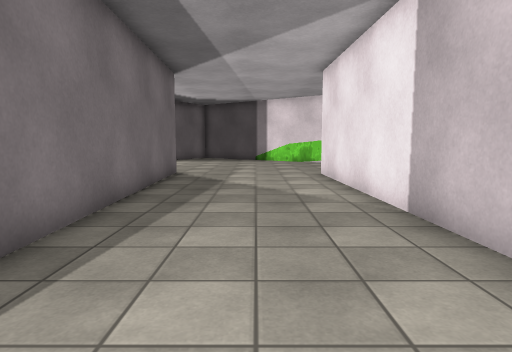
View 1 (above)

17 first-person views from a walk through a Unity game level. The camera is 1.3 m above the floor, tilts 6° down and sees 75° across. Doors are open. The floor is counted in squares, 1 m on a side. Each view is taken from the middle of a square. On the plan, view 1 faces up. The plan holds only what a view shows up to about 14 squares ahead; the rest is blank. The place goes on beyond the plan. Some animated figures are not drawn. Surface patterns are stand-ins for the level's own textures.

View 2
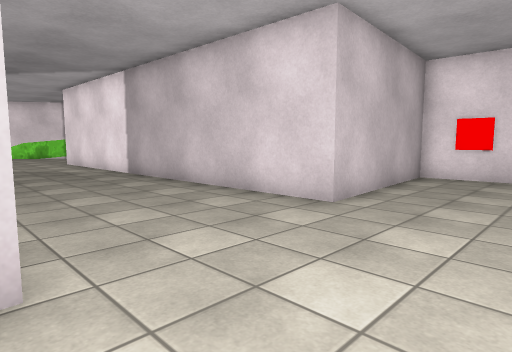

View 3
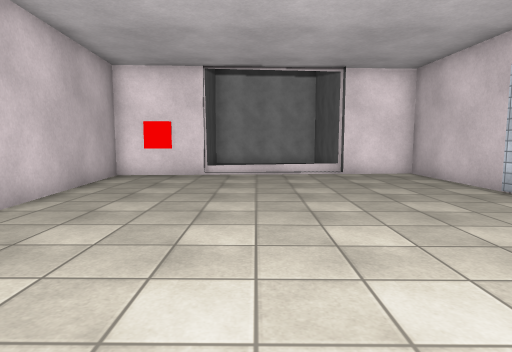

View 4
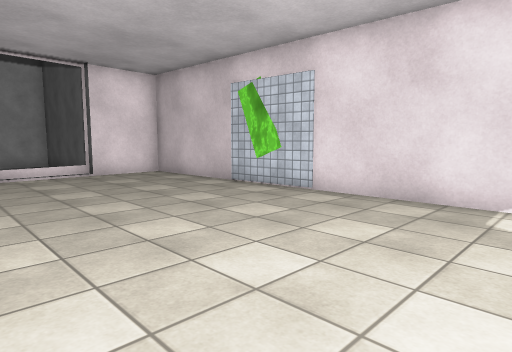

View 5
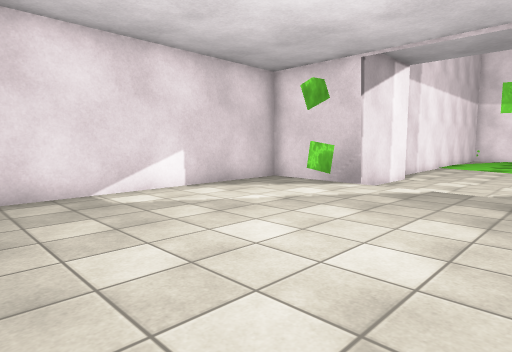

View 6
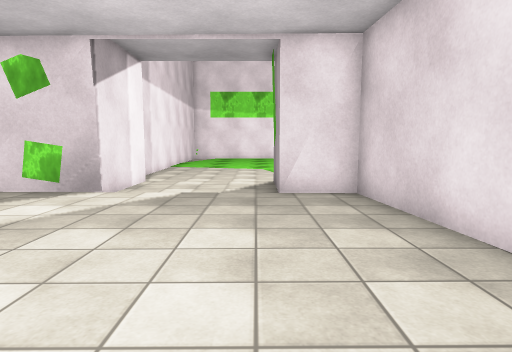

View 7
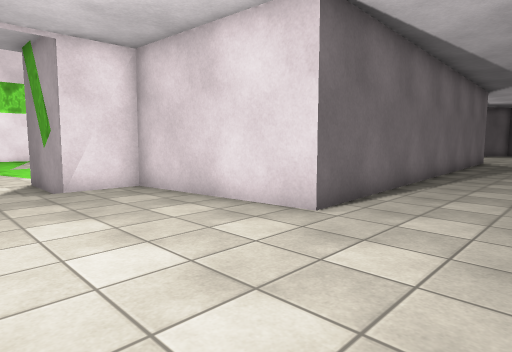

View 8
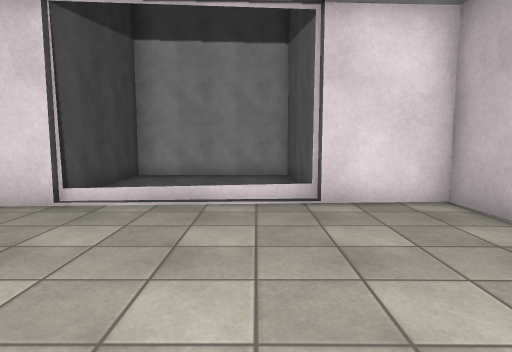

View 9
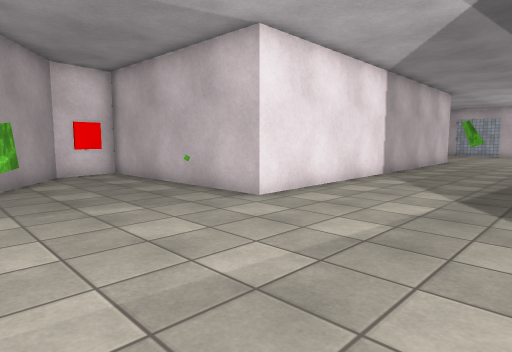

View 10
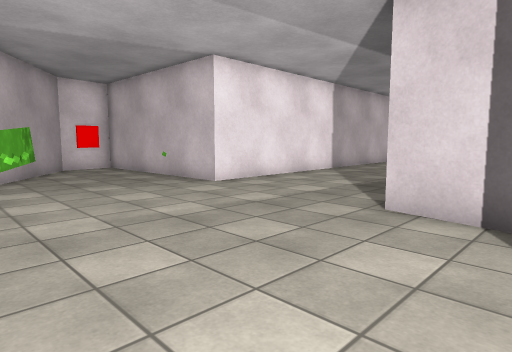

View 11
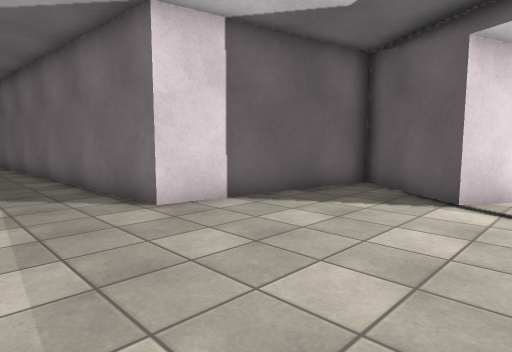

View 12
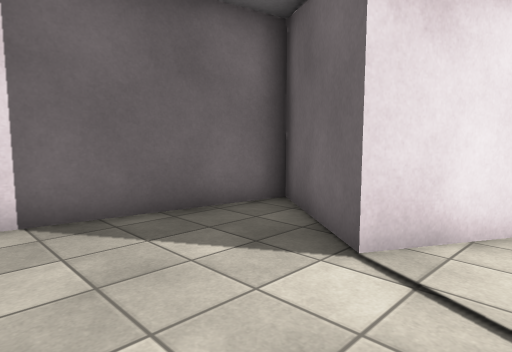

View 13
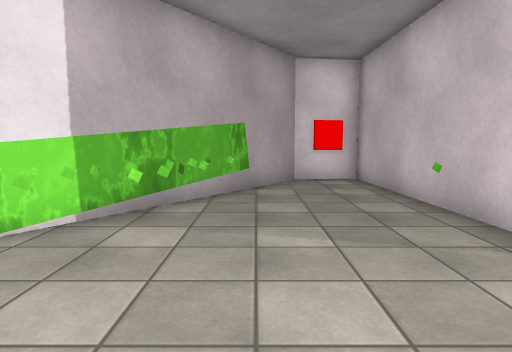

View 14
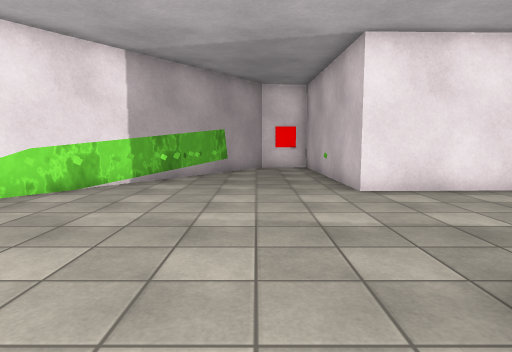

View 15
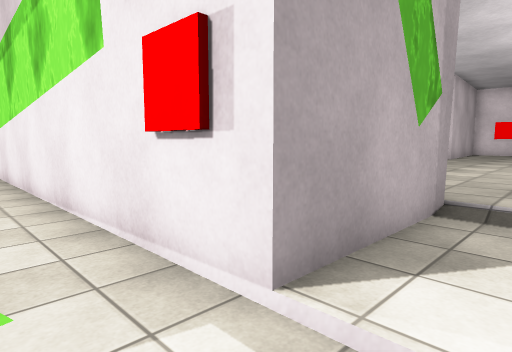

View 16
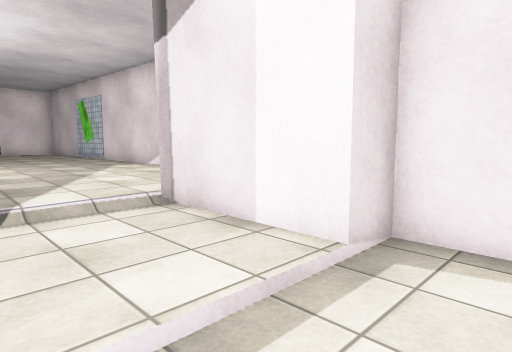

View 17
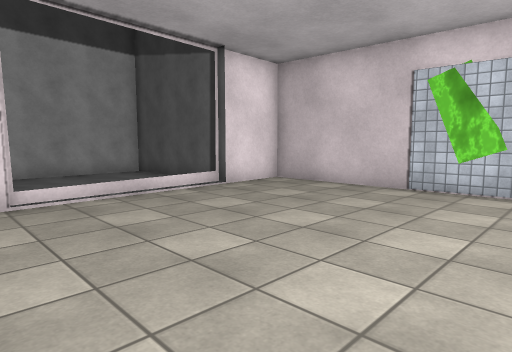

### Floor plan
Key: @ floor where view 1 was taken; # wall or solid block; . main floor; - floor 0.25 m lower than the main floor; _ floor 0.5 m lower than the main floor; / step, stairs or slope; = window, fence, low wall or low ledge.
Columns run from 15 left of view 1 to 15 right of it. Each row starts with its distance up from view 1.
 20        ... .....==###
 19      ##............=##
 18       ##...........==###
 17       ##...............###
 16       #..................#
 15       ##.................##
 14        #####........=.....#
 13            ##.....#########
 12             #.....#
 11             #.....#
 10             #.....#
  9             #.....#
  8             #.....#
  7             #.....#
  6   #         #.....#
  5   #         #.....#
  4   #         #.....#
  3  _#         #.....#
  2  _#         #.....#
  1  _#         #.....#
  0  _#         #..@..#
 -1  _#         #.....#
 -2  _#         #.....#
 -3  _#         #.....########
 -4 -_#   #######............#
 -5 -_#   #..................#
 -6 __#####..................######
 -7 __----/................... ...#
 -8 __----/................... ...#
 -9 __----/................... ...#
-10 __----/................... ...#
-11 __#####..................######
-12 __#   #..................#
-13  ##   #..................#
-14       #............#######
-15       ##############

Where each view was taken, in squares from view 1:
view 1: 0 up, 0 right, facing up
view 2: 7 down, 3 left, facing up-right
view 3: 8 down, 3 left, facing right
view 4: 7 down, 3 left, facing down-right
view 5: 6 down, 1 right, facing down-left
view 6: 7 down, 0 right, facing left
view 7: 9 down, 1 right, facing up-left
view 8: 10 down, 3 right, facing right
view 9: 19 up, 3 left, facing down-right
view 10: 20 up, 6 left, facing down-right
view 11: 20 up, 0 right, facing down-left
view 12: 20 up, 4 left, facing down-left
view 13: 17 up, 1 left, facing right
view 14: 16 up, 6 left, facing right
view 15: 8 down, 15 left, facing up-right
view 16: 8 down, 15 left, facing down-right
view 17: 5 down, 2 right, facing down-right
